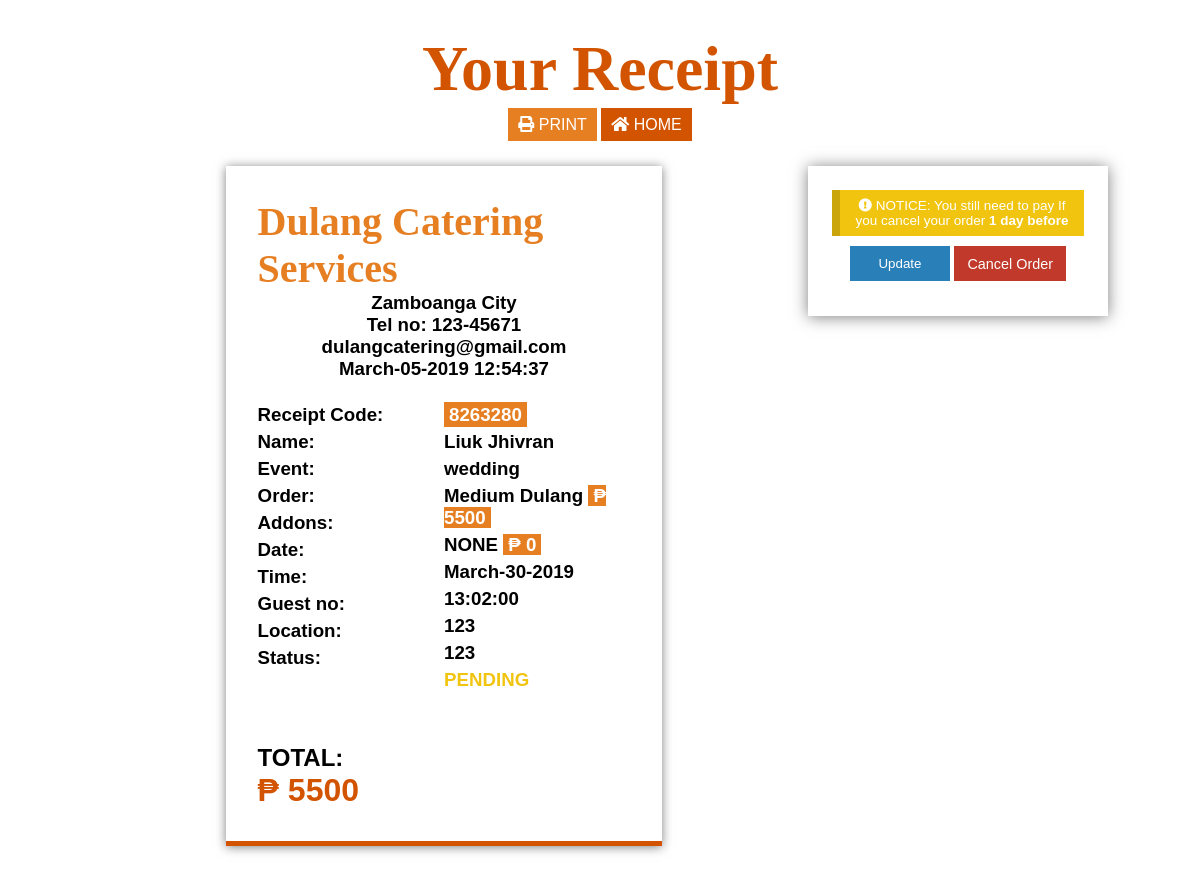
The app's page /dist/viewReciept.php?code=8263280 (signed in) with its own data.
### tables this page shows
CREATE TABLE `reciept` (
  `r_id` int(11) NOT NULL AUTO_INCREMENT,
  `user_id` int(11) DEFAULT NULL,
  `event` tinytext,
  `event_date` date DEFAULT NULL,
  `event_time` time DEFAULT NULL,
  `menu` tinytext,
  `menu_price` double DEFAULT NULL,
  `addon` tinytext,
  `addon_price` double DEFAULT NULL,
  `no_guest` double DEFAULT NULL,
  `datenow` timestamp NOT NULL DEFAULT CURRENT_TIMESTAMP ON UPDATE CURRENT_TIMESTAMP,
  `event_location` mediumtext,
  `total` double DEFAULT NULL,
  `status` tinytext,
  `r_code` tinytext,
  PRIMARY KEY (`r_id`)
);

### dist/viewReciept.php (the view, shortened to what this page needs)
<?php
if(isset($_SESSION['userId'])){
    if(isset($_GET['code'])){
        require ('scripts/database/db.php');
        $code = $_GET['code'];
        $id = $_SESSION['userId'];
        $query = "SELECT * from reciept WHERE r_code = '$code' AND user_id = '$id'";
        if($result = mysqli_query($conn, $query)){
            $row = mysqli_fetch_assoc($result);
            $type = $row['status'];
        }else{
            echo 'Error: ' . mysqli_error($conn);
        }
    } else{
        header('Location: index.php');
    }
} else {
    header('Location: login.php');
}
?>
<!DOCTYPE html>
<html lang="en">
<head>
    <link rel="stylesheet" href="css/main.css">
    <link rel="stylesheet" href="css/all.min.css">
</head>
<body id="checkout">
    <div class="c-wrapper">
        <h1 class="checkout-title">Your Receipt</h1>
        <div class="btns">
        <?php if($row): ?>
        <a href="print.php?code=<?php echo $code ?>" target="_blank" class="btn-print"><i class="fas fa-print"></i> Print</a>
        <?php endif; ?>
        <a href="index.php"  class="btn-home"><i class="fas fa-home"></i> Home</a>
        </div>
        <div class="components">
        <?php if($row): ?>
          <div class="reciept-bg <?php if($type == 'pending' || $type == 'Pending') echo '--pending'; ?>">
            <div class="reciept">
                <div class="reciept-info">
                    <h1 class="r-title">Dulang Catering Services</h1>
                    <h3 class="r-place">Zamboanga City</h3>
                    <h3 class="r-number">Tel no: 123-45671</h3>
                    <h3 class="r-email">dulangcatering@gmail.com</h3>
                    <h3 class="r-date"><?php echo date('F-d-Y H:i:s', strtotime($row['datenow'])); ?></h3>
                </div>
                <div class="user-info">
                    <div class="user-placeholder">
                    <h3>Receipt Code:</h3>
                    <h3>Name:</h3>
                    <h3>Event:</h3>
                    <h3>Order: </h3>
                    <h3>Addons: </h3>
                    <h3>Date: </h3>
                    <h3>Time: </h3>
                    <h3>Guest no: </h3>
                    <h3>Location: </h3>
                    <h3>Status: </h3>
                    </div>
                    <div class="user-value">
                    <h3 class="u-code"><span class="code"><?php echo $row['r_code']; ?></span></h3>
                    <h3 class="u-name"><?php echo $_SESSION['name']; ?></h3>
                    <h3 class="u-event"><?php echo $row['event']; ?></h3>
                    <h3 class="u-order"><?php echo $row['menu']; ?> <span class="price">₱ <?php echo $row['menu_price']; ?></span></h3>
                    <h3 class="u-addons"><?php if($row['addon']){echo $row['addon'];}else{echo 'NONE';} ?> <span class="price">₱ <?php echo $row['addon_price']; ?></span></h3>
                    <h3 class="u-date"><?php echo date('F-d-Y', strtotime($row['event_date']));?></h3>
                    <h3 class="u-time"><?php echo $row['event_time']; ?></h3>
                    <h3 class="u-guest"><?php echo $row['no_guest']; ?></h3>
                    <h3 class="u-guest"><?php echo $row['event_location']; ?></h3>
                    <?php
                    if($row['status'] == 'pending' || $row['status'] == 'Pending'){
                        echo '<h3 class="u-status warn">PENDING</h3>';
                    } elseif($row['status'] == 'confirm' || $row['status'] == 'Confirm'){
                        echo '<h3 class="u-status success">CONFIRMED</h3>';
                    } elseif($row['status'] == 'cancel' || $row['status'] == 'Cancel'){
                        echo '<h3 class="u-status danger">CANCELLED</h3>';
                    }
                    ?>
                    </div>
                    <div class="total-info">
                        <div class="total-placeholder">
                            <h2>TOTAL:</h2>
                        </div>
                        <div class="total-value">
                        <h1 class="t-amount">₱ <?php echo $row['total']; ?></h1>
                        </div>
                    </div>
                </div>
            </div>
            </div>
            <?php if($type == 'pending' || $type == 'Pending'): ?>
            <div class="information --settings --viewReceipt">
                <div class="info-order">
                    <p class="notice"><i class="fas fa-exclamation-circle"></i> NOTICE: You still need to pay If you cancel your order <b> 1 day before</b></p>
                    <form action="scripts/setReciept.inc.php">
                        <button class="btn-blue btn-update" type="submit" name="update">Update</button>
                        <a class="btn-red -link"  name="remove" id="remove" >Cancel Order</a>
                    </form>
                </div>
            </div>
            <?php endif; ?>
            <?php endif; ?>
         </div>
    </div>
</body>
</html>

### records on screen
reciept: datenow "March-05-2019 12:54:37", r_code "8263280", event "wedding", menu "Medium Dulang", menu_price "5500", addon_price "0", event_date "March-30-2019", event_time "13:02:00", no_guest "123", event_location "123", total "5500"

### other values on screen
$_SESSION['name'] "Liuk Jhivran"
